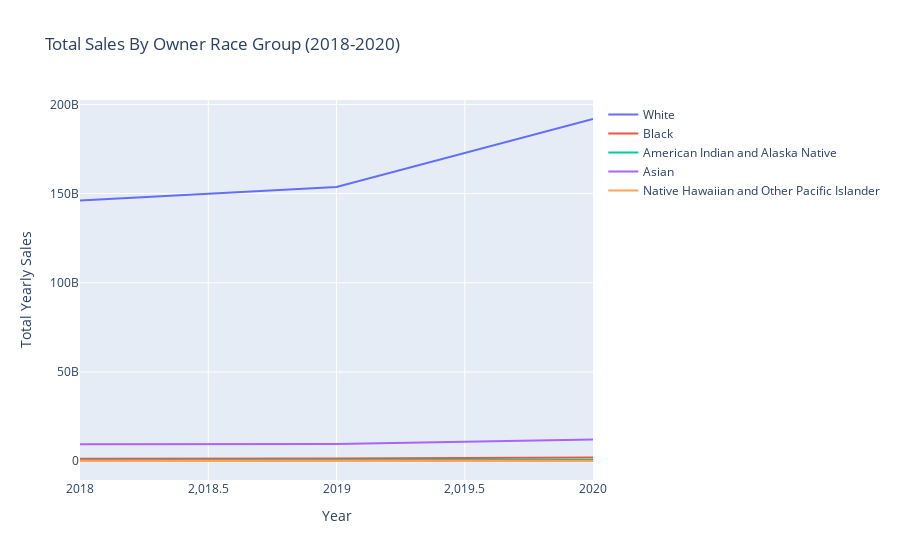
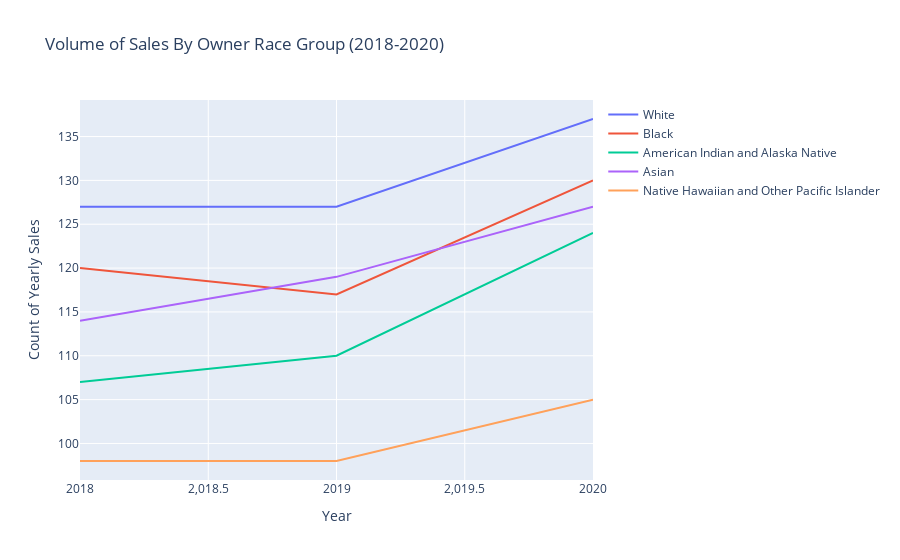

Notebook cell for these charts, in order:
### Code cell
df_2018_white = df_2018_totals[df_2018['Race group label'] == 'White']
df_2019_white = df_2019_totals[df_2019['Race group label'] == 'White']
df_2020_white = df_2020_totals[df_2020['Race group label'] == 'White']

df_2018_black = df_2018_totals[df_2018['Race group label'] == 'Black or African American']
df_2019_black = df_2019_totals[df_2019['Race group label'] == 'Black or African American']
df_2020_black = df_2020_totals[df_2020['Race group label'] == 'Black or African American']

df_2018_ai = df_2018_totals[df_2018['Race group label'] == 'American Indian and Alaska Native']
df_2019_ai = df_2019_totals[df_2019['Race group label'] == 'American Indian and Alaska Native']
df_2020_ai = df_2020_totals[df_2020['Race group label'] == 'American Indian and Alaska Native']

df_2018_asian = df_2018_totals[df_2018['Race group label'] == 'Asian']
df_2019_asian = df_2019_totals[df_2019['Race group label'] == 'Asian']
df_2020_asian = df_2020_totals[df_2020['Race group label'] == 'Asian']

df_2018_nhpi = df_2018_totals[df_2018['Race group label'] == 'Native Hawaiian and Other Pacific Islander']
df_2019_nhpi = df_2019_totals[df_2019['Race group label'] == 'Native Hawaiian and Other Pacific Islander']
df_2020_nhpi = df_2020_totals[df_2020['Race group label'] == 'Native Hawaiian and Other Pacific Islander']

df = pd.DataFrame(dict(
    Year = [2018, 2019, 2020],
    white = [df_2018_white['Sales'].sum(), df_2019_white['Sales'].sum(), df_2020_white['Sales'].sum()],
    black = [df_2018_black['Sales'].sum(), df_2019_black['Sales'].sum(), df_2020_black['Sales'].sum()],
    ai = [df_2018_ai['Sales'].sum(), df_2019_ai['Sales'].sum(), df_2020_ai['Sales'].sum()],
    asian = [df_2018_asian['Sales'].sum(), df_2019_asian['Sales'].sum(), df_2020_asian['Sales'].sum()],
    nhpi = [df_2018_nhpi['Sales'].sum(),df_2019_nhpi['Sales'].sum(),df_2020_nhpi['Sales'].sum()]
))

fig = go.Figure()
fig.add_trace(go.Scatter(x=df['Year'], y=df['white'], name='White', mode='lines'))
fig.add_trace(go.Scatter(x=df['Year'], y=df['black'], name='Black', mode='lines'))
fig.add_trace(go.Scatter(x=df['Year'], y=df['ai'], name='American Indian and Alaska Native', mode='lines'))
fig.add_trace(go.Scatter(x=df['Year'], y=df['asian'], name='Asian', mode='lines'))
fig.add_trace(go.Scatter(x=df['Year'], y=df['nhpi'], name='Native Hawaiian and Other Pacific Islander ', mode='lines'))

fig.update_layout(title='Total Sales By Owner Race Group (2018-2020)', xaxis_title='Year', yaxis_title='Total Yearly Sales')
fig.show()

df2 = pd.DataFrame(dict(
    Year = [2018, 2019, 2020],
    white = [df_2018_white['Sales'].count(), df_2019_white['Sales'].count(), df_2020_white['Sales'].count()],
    black = [df_2018_black['Sales'].count(), df_2019_black['Sales'].count(), df_2020_black['Sales'].count()],
    ai = [df_2018_ai['Sales'].count(), df_2019_ai['Sales'].count(), df_2020_ai['Sales'].count()],
    asian = [df_2018_asian['Sales'].count(), df_2019_asian['Sales'].count(), df_2020_asian['Sales'].count()],
    nhpi = [df_2018_nhpi['Sales'].count(), df_2019_nhpi['Sales'].count(), df_2020_nhpi['Sales'].count()]
))

fig2 = go.Figure()
fig2.add_trace(go.Scatter(x=df2['Year'], y=df2['white'], name='White', mode='lines'))
fig2.add_trace(go.Scatter(x=df2['Year'], y=df2['black'], name='Black', mode='lines'))
fig2.add_trace(go.Scatter(x=df2['Year'], y=df2['ai'], name='American Indian and Alaska Native', mode='lines'))
fig2.add_trace(go.Scatter(x=df2['Year'], y=df2['asian'], name='Asian', mode='lines'))
fig2.add_trace(go.Scatter(x=df2['Year'], y=df2['nhpi'], name='Native Hawaiian and Other Pacific Islander ', mode='lines'))

fig2.update_layout(title='Volume of Sales By Owner Race Group (2018-2020)', xaxis_title='Year', yaxis_title='Count of Yearly Sales')
fig2.show()

### Figure 1 — Plotly figure (JSON) as saved in the notebook; plotly's stock layout.template omitted (floating-point values rounded to 4 significant figures)
{"data": [{"mode": "lines", "name": "White", "type": "scatter", "x": [2018, 2019, 2020], "y": [146098327903, 153717396957, 191801411085]}, {"mode": "lines", "name": "Black", "type": "scatter", "x": [2018, 2019, 2020], "y": [1388384642, 1466667722, 2042406751]}, {"mode": "lines", "name": "American Indian and Alaska Native", "type": "scatter", "x": [2018, 2019, 2020], "y": [364760948, 380380451, 564579845]}, {"mode": "lines", "name": "Asian", "type": "scatter", "x": [2018, 2019, 2020], "y": [9458559137, 9551490613, 12154992935]}, {"mode": "lines", "name": "Native Hawaiian and Other Pacific Islander ", "type": "scatter", "x": [2018, 2019, 2020], "y": [73829527, 80266844, 80090530]}], "layout": {"title": {"text": "Total Sales By Owner Race Group (2018-2020)"}, "xaxis": {"title": {"text": "Year"}}, "yaxis": {"title": {"text": "Total Yearly Sales"}}}}

### Figure 2 — Plotly figure (JSON) as saved in the notebook; plotly's stock layout.template omitted (floating-point values rounded to 4 significant figures)
{"data": [{"mode": "lines", "name": "White", "type": "scatter", "x": [2018, 2019, 2020], "y": [127, 127, 137]}, {"mode": "lines", "name": "Black", "type": "scatter", "x": [2018, 2019, 2020], "y": [120, 117, 130]}, {"mode": "lines", "name": "American Indian and Alaska Native", "type": "scatter", "x": [2018, 2019, 2020], "y": [107, 110, 124]}, {"mode": "lines", "name": "Asian", "type": "scatter", "x": [2018, 2019, 2020], "y": [114, 119, 127]}, {"mode": "lines", "name": "Native Hawaiian and Other Pacific Islander ", "type": "scatter", "x": [2018, 2019, 2020], "y": [98, 98, 105]}], "layout": {"title": {"text": "Volume of Sales By Owner Race Group (2018-2020)"}, "xaxis": {"title": {"text": "Year"}}, "yaxis": {"title": {"text": "Count of Yearly Sales"}}}}
